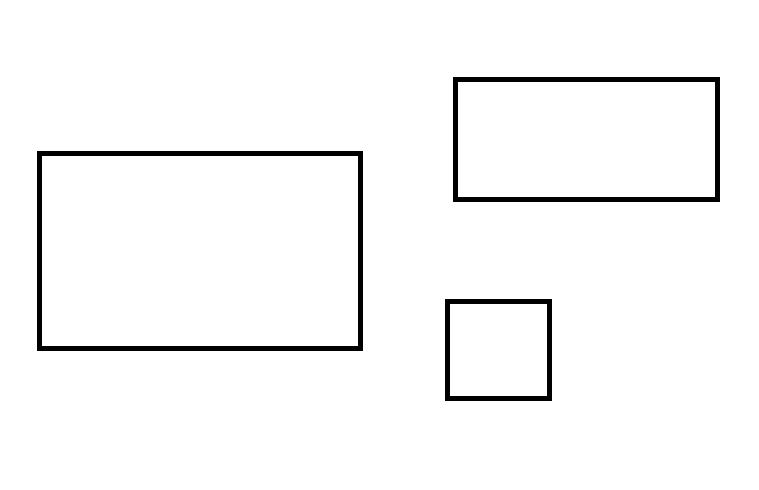
#> input picture 69146194-bounding-box-with-largest-area-no-intersection/1.png, 759 x 490 px
$ python bounding_box_with_largest_area_no_intersection.py
#> lines starting #> are read from the running program, lines starting #| are printed output that depends on the picture; after the words box and inside, x2 and y2 are one past the last pixel; in counts of white or black regions, pixels touching at a corner belong together
import cv2
import numpy as np

# Check if C1 and C2 intersect
def contour_intersect(original_image, contour1, contour2):
    # Two separate contours trying to check intersection on
    contours = [contour1, contour2]

    # Create image filled with zeros the same size of original image
    blank = np.zeros(original_image.shape[0:2])

    # Copy each contour into its own image and fill it with '1'
    image1 = cv2.drawContours(blank.copy(), contours, 0, 1)
    image2 = cv2.drawContours(blank.copy(), contours, 1, 1)

    # Use the logical AND operation on the two images
    # Since the two images had bitwise and applied to it,
    # there should be a '1' or 'True' where there was intersection
    # and a '0' or 'False' where it didnt intersect
    intersection = np.logical_and(image1, image2)

    # Check if there was a '1' in the intersection
    return intersection.any()

# Check if C1 is in C2
def contour_inside(contour1, contour2):
    # Find centroid of C1
    M = cv2.moments(contour1)
    cx = int(M['m10']/M['m00'])
    cy = int(M['m01']/M['m00'])

    inside = cv2.pointPolygonTest(contour2, (cx, cy), False)

    if inside == 0 or inside == -1:
        return False
    elif inside == 1:
        return True

# Load image, convert to grayscale, Otsu's threshold
image = cv2.imread('1.png')
#> image is the input picture: shape (490, 759, 3); 97.1% white; 3 black regions, box (x1, y1, x2, y2) and area: (37, 151, 363, 351) 5160, (453, 77, 720, 202) 3820, (445, 299, 552, 401) 1990
original = image.copy()
gray = cv2.cvtColor(image, cv2.COLOR_BGR2GRAY)
thresh = cv2.threshold(gray, 0, 255, cv2.THRESH_BINARY_INV + cv2.THRESH_OTSU)[1]
#> thresh: shape (490, 759); 2.9% white; 3 white regions

# Find contours, sort by contour area from largest to smallest
cnts = cv2.findContours(thresh, cv2.RETR_EXTERNAL, cv2.CHAIN_APPROX_SIMPLE)
#> cnts = 3 contours; box (x1, y1, x2, y2) and area: (37, 151, 363, 351) 64675, (453, 77, 720, 202) 32984, (445, 299, 552, 401) 10706
cnts = cnts[0] if len(cnts) == 2 else cnts[1]
sorted_cnts = sorted(cnts, key=lambda x: cv2.contourArea(x), reverse=True)
#> sorted_cnts has the same summary as cnts

# "Intersection" and "inside" contours
# Add both contours to test
# --------------------------------
intersect_contour = np.array([[[230, 93]], [[230, 187]], [[326, 187]], [[326, 93]]])
sorted_cnts.append(intersect_contour)
cv2.drawContours(original, [intersect_contour], -1, (36,255,12), 3)

inside_contour = np.array([[[380, 32]], [[380, 229]], [[740, 229]], [[740, 32]]])
sorted_cnts.append(inside_contour)
cv2.drawContours(original, [inside_contour], -1, (36,255,12), 3)
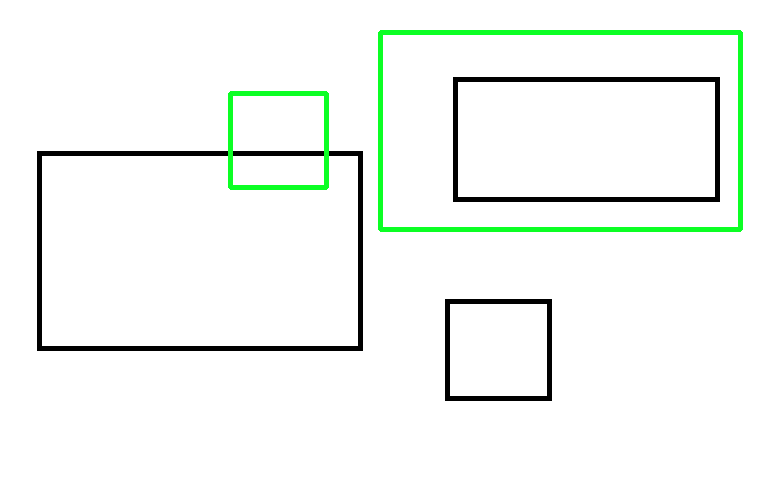
#> original: shape (490, 759, 3); mean B, G, R 243.1, 247.5, 242.6
# --------------------------------

# Find centroid for each contour and label contour number
for count, c in enumerate(sorted_cnts):
    M = cv2.moments(c)
    cx = int(M['m10']/M['m00'])
    cy = int(M['m01']/M['m00'])
    cv2.putText(original, str(count), (cx-5, cy+5), cv2.FONT_HERSHEY_SIMPLEX, 0.7, (246,255,12), 3)
#> this loop made 5 passes
#> (c, cx, cy) on passes 1 to 5: ([[37, 151], [37, 350], [362, 350], [362, 151]], 199, 250), ([[453, 77], [453, 201], [719, 201], [719, 77]], 586, 139), ([[445, 299], [445, 400], [551, 400], [551, 299]], 498, 349), ([[230, 93], [230, 187], [326, 187], [326, 93]], 278, 140), ([[380, 32], [380, 229], [740, 229], [740, 32]], 560, 130)
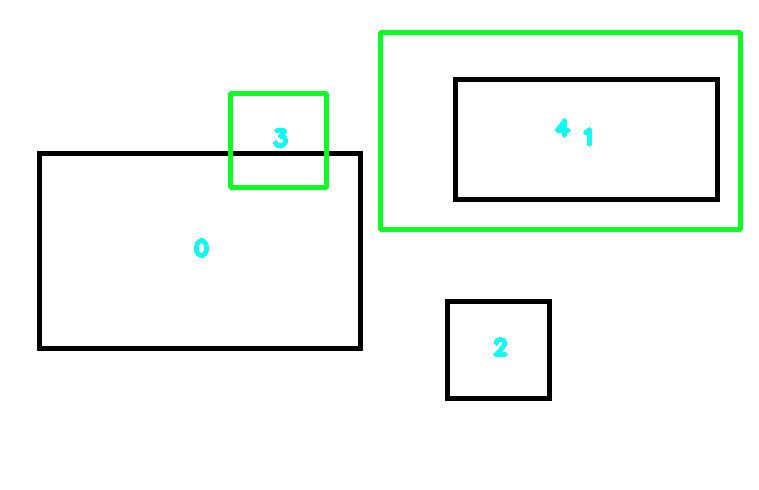
#> original: shape (490, 759, 3); 0.22% of pixels changed, all inside (x1, y1, x2, y2) = (194, 118, 592, 357)

# Find largest bounding box contour
largest_contour_name = ""
largest_contour = ""
contours_length = len(sorted_cnts)
#> contours_length = 5
for i1 in range(contours_length):
    found = True
    for i2 in range(i1 + 1, contours_length):
        c1 = sorted_cnts[i1]
        c2 = sorted_cnts[i2]

        # Test intersection and "inside" contour
        if contour_intersect(original, c1, c2) or contour_inside(c1, c2):
            print('Contour #{} has failed test'.format(i1))
            found = False
            continue
    if found:
        largest_contour_name = i1
        largest_contour = sorted_cnts[i1]
        break
#> this loop made 3 passes
#> largest_contour on pass 3: [[445, 299], [445, 400], [551, 400], [551, 299]]
#> pass 1, in contour_intersect, `image1 = cv2.drawContours(blank.copy(), contours, 0, 1)`:
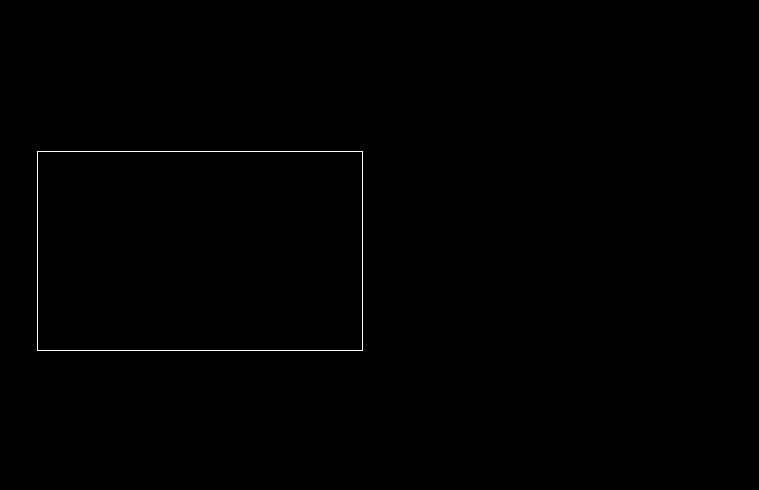
#> image1: shape (490, 759) float64; values 0 (black) and 1 (white), 0.28% white in thin lines or dots, all inside (x1, y1, x2, y2) = (37, 151, 363, 351)
#> pass 1, in contour_intersect, `image2 = cv2.drawContours(blank.copy(), contours, 1, 1)`:
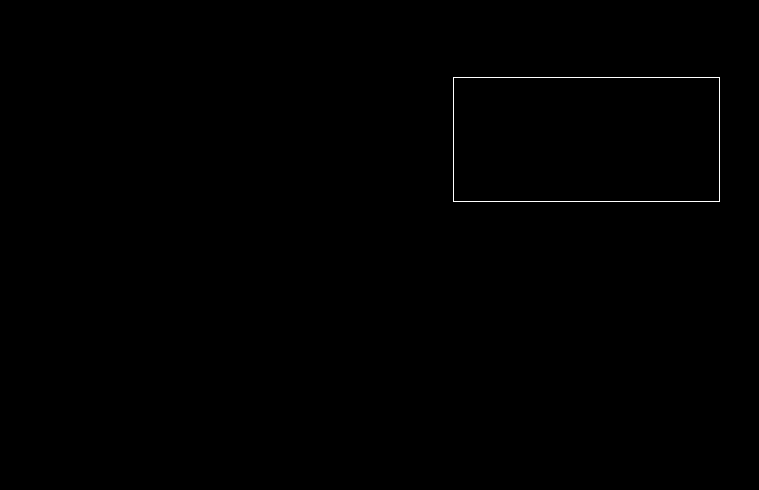
#> image2: shape (490, 759) float64; values 0 (black) and 1 (white), 0.21% white in thin lines or dots, all inside (x1, y1, x2, y2) = (453, 77, 720, 202)
#> pass 1, in contour_intersect (call 2), `image2 = cv2.drawContours(blank.copy(), contours, 1, 1)`:
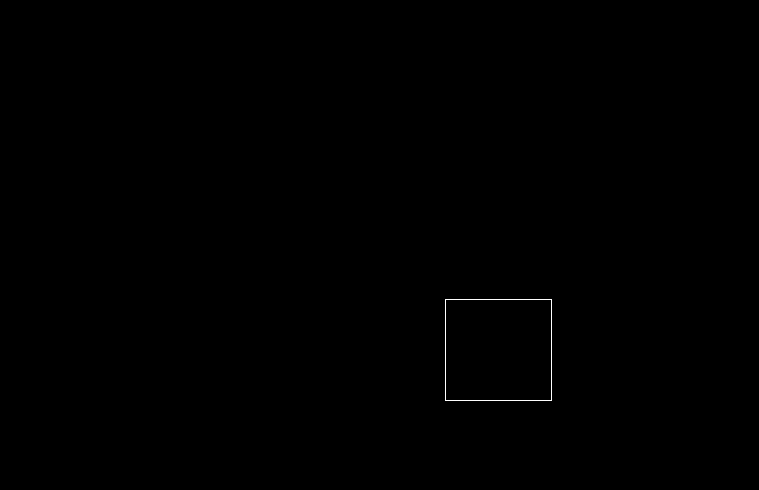
#> image2: shape (490, 759) float64; values 0 (black) and 1 (white), 0.11% white in thin lines or dots, all inside (x1, y1, x2, y2) = (445, 299, 552, 401)
print('Contour #{} is the largest'.format(largest_contour_name))
#| Contour #2 is the largest
print(largest_contour)
#| [[[445 299]]
#|  [[445 400]]
#|  [[551 400]]
#|  [[551 299]]]

# Display
cv2.imshow('thresh', thresh)
cv2.imshow('image', image)
cv2.imshow('original', original)
cv2.waitKey()
